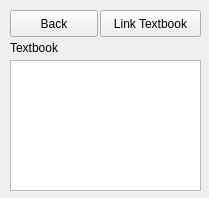
<?xml version="1.0" encoding="UTF-8"?>
<ui version="4.0">
 <class>LinkTextbookFormWindow</class>
 <widget class="QWidget" name="LinkTextbookFormWindow">
  <property name="geometry">
   <rect>
    <x>0</x>
    <y>0</y>
    <width>209</width>
    <height>198</height>
   </rect>
  </property>
  <property name="windowTitle">
   <string>Form</string>
  </property>
  <widget class="QPushButton" name="linkTextbook">
   <property name="geometry">
    <rect>
     <x>100</x>
     <y>10</y>
     <width>101</width>
     <height>27</height>
    </rect>
   </property>
   <property name="text">
    <string>Link Textbook</string>
   </property>
  </widget>
  <widget class="QListView" name="TextbookListView">
   <property name="geometry">
    <rect>
     <x>10</x>
     <y>60</y>
     <width>191</width>
     <height>131</height>
    </rect>
   </property>
  </widget>
  <widget class="QLabel" name="TextbookLabel">
   <property name="geometry">
    <rect>
     <x>10</x>
     <y>40</y>
     <width>61</width>
     <height>16</height>
    </rect>
   </property>
   <property name="text">
    <string>Textbook</string>
   </property>
  </widget>
  <widget class="QPushButton" name="backButton">
   <property name="geometry">
    <rect>
     <x>10</x>
     <y>10</y>
     <width>88</width>
     <height>27</height>
    </rect>
   </property>
   <property name="text">
    <string>Back</string>
   </property>
  </widget>
 </widget>
 <resources/>
 <connections/>
</ui>
